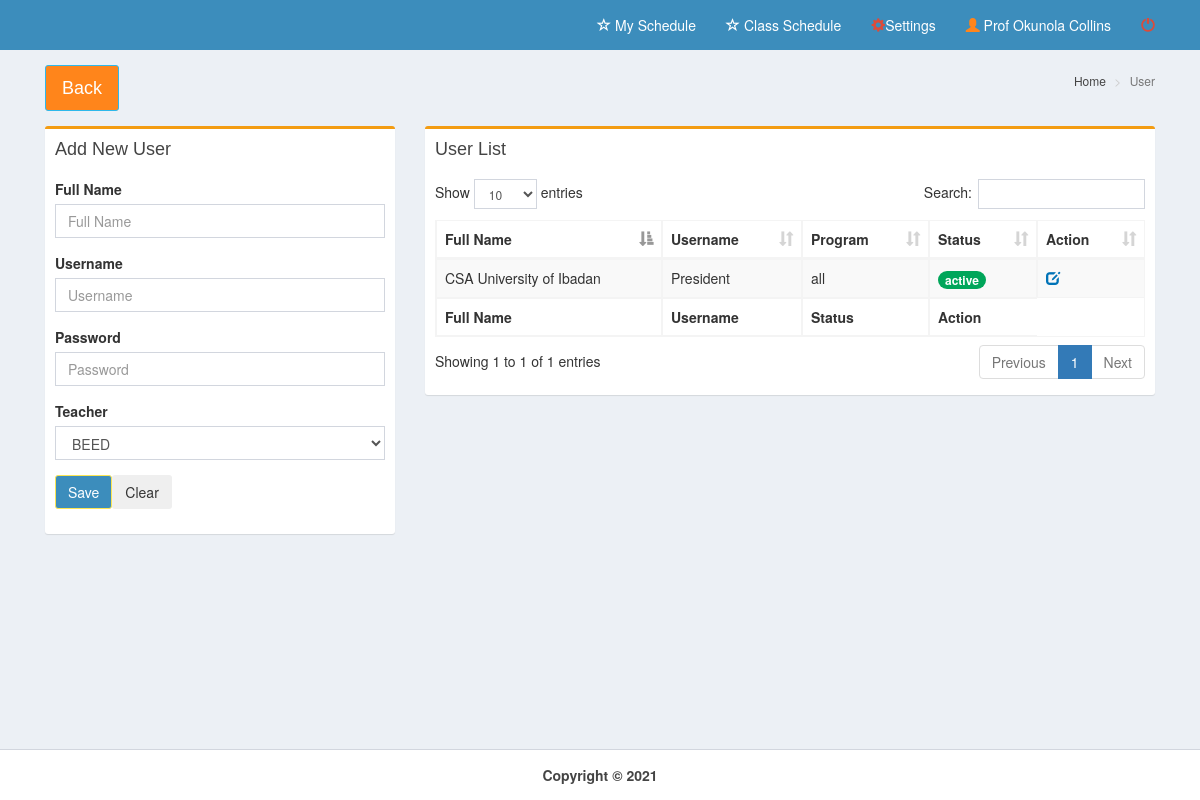
/pages/user.php (signed in), run on the app's committed database.
### tables this page shows
CREATE TABLE `user` (
  `user_id` int(11) NOT NULL,
  `username` varchar(15) NOT NULL,
  `password` varchar(50) NOT NULL,
  `name` varchar(50) NOT NULL,
  `status` varchar(10) NOT NULL,
  `program` varchar(10) NOT NULL
);

### pages/user.php (the view, shortened to what this page needs)
<!DOCTYPE html>
<html>
  <head>
    <link rel="stylesheet" href="../bootstrap/css/bootstrap.min.css">
    <link rel="stylesheet" href="../plugins/datatables/dataTables.bootstrap.css">
    <link rel="stylesheet" href="../dist/css/AdminLTE.min.css">
    <link rel="stylesheet" href="../dist/css/skins/_all-skins.min.css">
 </head>
  <body class="hold-transition skin-blue layout-top-nav">
    <div class="wrapper">
      <div class="content-wrapper">
        <div class="container">
          <section class="content-header">
            <h1>
              <a class="btn btn-lg btn-warning" href="home.php">Back</a>
            </h1>
            <ol class="breadcrumb">
              <li><a href="#"><i class="fa fa-dashboard"></i> Home</a></li>
              <li class="active">User</li>
            </ol>
          </section>
          <section class="content">
            <div class="row">
	      <div class="col-md-4">
              <div class="box box-warning">
                <div class="box-header">
                  <h3 class="box-title">Add New User</h3>
                </div>
                <div class="box-body">
                  <form method="post" action="user_add.php" enctype="multipart/form-data">
                  <div class="form-group">
                    <label for="date">Full Name</label>
                    <div class="input-group col-md-12">
                      <input type="text" class="form-control pull-right" id="date" name="name" placeholder="Full Name" required>
                    </div>
                  </div>
					  <div class="form-group">
						<label for="date">Username</label>
						<div class="input-group col-md-12">
						  <input type="text" class="form-control pull-right" id="date" name="username" placeholder="Username" required>
						</div>
					  </div>
						  <div class="form-group">
							<label for="date">Password</label>
							<div class="input-group col-md-12">
							  <input type="password" class="form-control pull-right" id="date" name="password" placeholder="Password" required>
							</div>
						  </div>
              <div class="form-group">
              <label for="date">Teacher</label>
                <select class="form-control select2" name="program" required>
                  <?php
                  $query2=mysqli_query($con,"select * from program order by prog_code")or die(mysqli_error($con));
                    while($row=mysqli_fetch_array($query2)){
                  ?>
                    <option><?php echo $row['prog_code'];?></option>
                  <?php }
                  ?>
                </select>
              </div>
                  <div class="form-group">
                    <div class="input-group">
                      <button class="btn btn-primary" id="daterange-btn" name="">
                        Save
                      </button>
					  <button class="btn" id="daterange-btn">
                        Clear
                      </button>
                    </div>
                  </div>
				</form>
                </div>
              </div>
            </div>
            <div class="col-xs-8">
              <div class="box box-warning">
                <div class="box-header">
                  <h3 class="box-title">User List</h3>
                </div>
                <div class="box-body">
                  <table id="example1" class="table table-bordered table-striped">
                    <thead>
                      <tr>
                        <th>Full Name</th>
						            <th>Username</th>
                        <th>Program</th>
                        <th>Status</th>
                        <th>Action</th>
                      </tr>
                    </thead>
                    <tbody>
<?php
		$query=mysqli_query($con,"select * from user where username<>'admin' order by name")or die(mysqli_error());
		while($row=mysqli_fetch_array($query)){
?>
                      <tr>
                        <td><?php echo $row['name'];?></td>
						<td><?php echo $row['username'];?></td>
            <td><?php echo $row['program'];?></td>
                        <td><?php if ($row['status']=="active")
							echo "<span class='badge bg-green'>".$row['status']."</span>";
							else
								echo "<span class='badge bg-red'>".$row['status']."</span>";
							?></td>
                        <td>
				<a href="#updateordinance<?php echo $row['user_id'];?>" data-target="#updateordinance<?php echo $row['user_id'];?>" data-toggle="modal" style="color:#fff;" class="small-box-footer"><i class="glyphicon glyphicon-edit text-blue"></i></a>
						</td>
                      </tr>
<?php }?>
                    </tbody>
                    <tfoot>
                      <tr>
                        <th>Full Name</th>
						<th>Username</th>
                        <th>Status</th>
                        <th>Action</th>
                      </tr>
                    </tfoot>
                  </table>
                </div>
            </div>
          </div>
          </section>
        </div>
      </div>
      <?php include('../dist/includes/footer.php');?>
    </div>
  </body>
</html>

### data on the page
user: name "CSA University of Ibadan", username "President", program "all", status "active"

### other printed values
$_SESSION['name'] "Prof Okunola Collins"
form field program "BEED"
